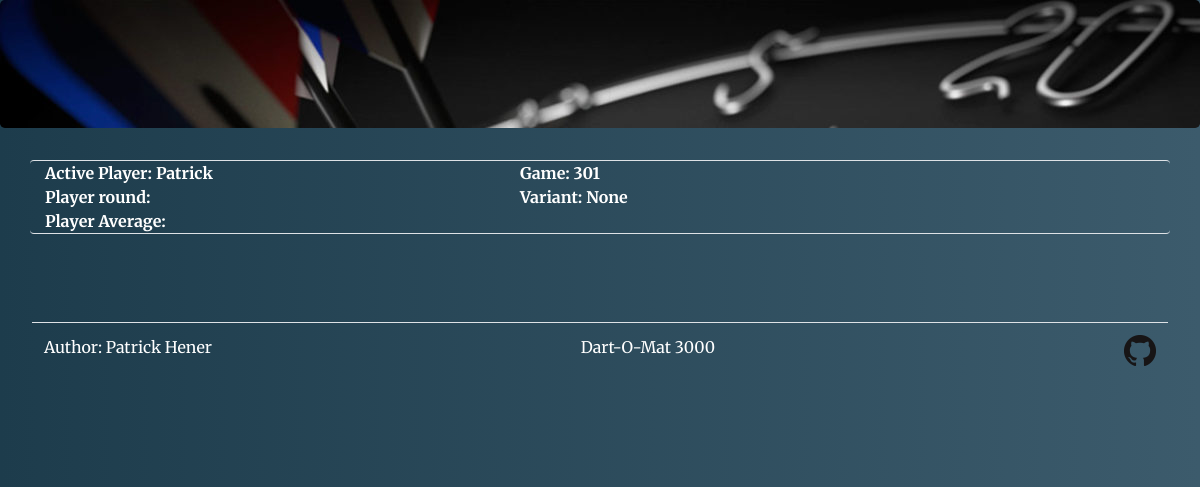
The app's page /game/scoreboardCricket, older data.
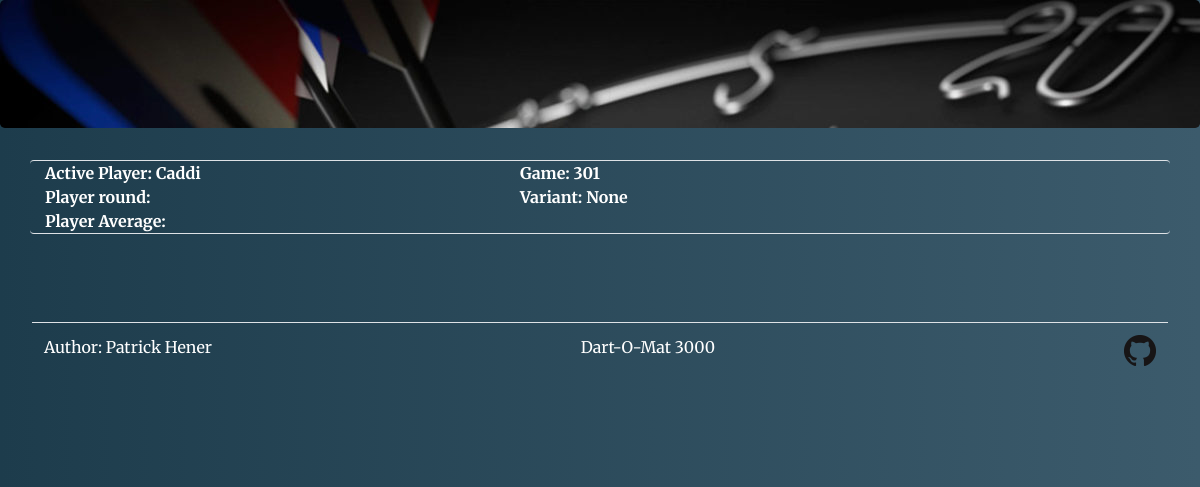
The same page, newer data.
### app/mod_game/models.py (models this page shows, shortened)
class Base(db.Model):
    __abstract__ = True
    id = db.Column(db.Integer, primary_key=True)

class Player(Base):
    name = db.Column(db.String, unique=True, nullable=False)
    active = db.Column(db.Boolean)
    rounds = db.relationship('Round', backref='rounds', lazy=True)
    throws = db.relationship('Throw', backref='throws', lazy=True)
    scores = db.relationship('Score', backref='scores', lazy=True)
    crickets = db.relationship('Cricket', backref='crickets', lazy=True)
    game_id = db.Column(db.Integer, db.ForeignKey('game.id', onupdate="CASCADE", ondelete="CASCADE"), nullable=True)

class Game(Base):
    gametype = db.Column(db.String, nullable=False)
    inGame = db.Column(db.String)
    outGame = db.Column(db.String)
    variant = db.Column(db.String)
    won = db.Column(db.Boolean, default=False)
    nextPlayerNeeded = db.Column(db.Boolean, default=False)
    players = db.relationship('Player', backref='players', lazy=True)

### app/mod_game/controllers.py (the view)
@mod_game.route("/scoreboardCricket")
def scoreboardCricket():
    game = Game.query.first()
    activePlayer = getActivePlayer()
    return render_template(
        '/game/scoreboardCricket.html',
        player=activePlayer.name,
        gametype=game.gametype,
        variant=game.variant
    )

### app/mod_game/helper.py (called while the page is built)
def getActivePlayer():
    activePlayerObject = Player.query.filter_by(active=True).first()
    return activePlayerObject

### app/templates/game/scoreboardCricket.html (shortened to what this page needs)
{% extends "base.html" %}
{% block content %}
<div class="container" id="content">
	<div class="row border-bottom border-top rounded">
		<div class="col-5"><b>Active Player: {{ player }}<br>Player round: {{ rndcount }}<br>Player Average: </b></div>
		<div class="col-7" id="cricket"><b>Game: {{ gametype }}<br>Variant: {{ variant }}</b></div>
	</div>
</div>
<br>
{% endblock %}

### app/templates/base.html (shortened to what this page needs)
<!doctype html>
<head>
	<link rel="stylesheet" href="https://maxcdn.bootstrapcdn.com/bootstrap/4.3.1/css/bootstrap.min.css">
	<link rel="stylesheet" href="/static/css/custom.css">
</head>
<body {% block bodyparam %}{% endblock %}>
	<div class="jumbotron header">
	</div>
	{% block content %}
	{% endblock %}
	<div class="jumbotron footer" style="margin-bottom:0">
	<table class="table footer">
		<tr>
			<td align="left">Author: Patrick Hener</td>
			<td align="left">Dart-O-Mat 3000</td>
			<td align="right"><a href="https://github.com/patrickhener/dart-o-mat-3000" target="_blank"><img src="/static/img/GitHub-Mark-32px.png" /></a></td>
		</tr>
	</table>
</div>
</body>
</html>

### app/static/css/custom.css (style rules this page uses)
html, body { height: 90%; width: 100%; margin: 0; }
body { font-family: 'Merriweather', serif; background-image: linear-gradient(to right, #1d3c4c, #3c5b6c); color: #fff; border-radius: 25px; }
a, a:hover, a:visited, a:active { color: #fff; font-weight: bold; text-decoration: underline; }
div.jumbotron.header { background: url("../img/banner.jpg"); background-size: cover; background-repeat: no-repeat; height: 15%; }
div.jumbotron.footer { background-image: linear-gradient(to right, #1d3c4c, #3c5b6c); }
table.footer { color: #fff; }

Row changes from the older to the newer data that the page shows:
no longer on this page (row edited): Player: name "Patrick"
now on this page (row edited): Player: name "Caddi"
